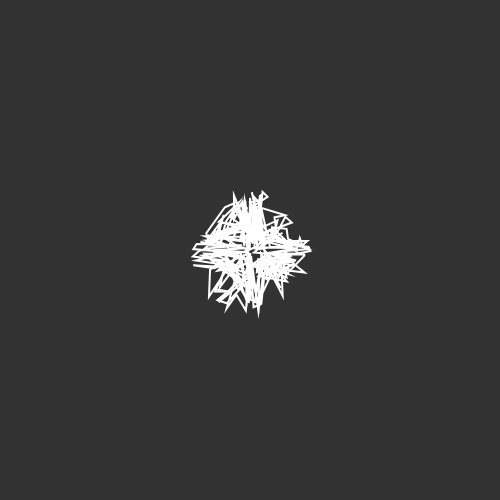
Frame 1 (no input)
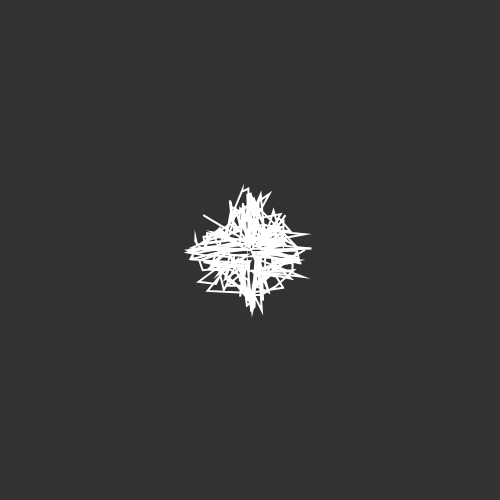
Frame 60 (no input)
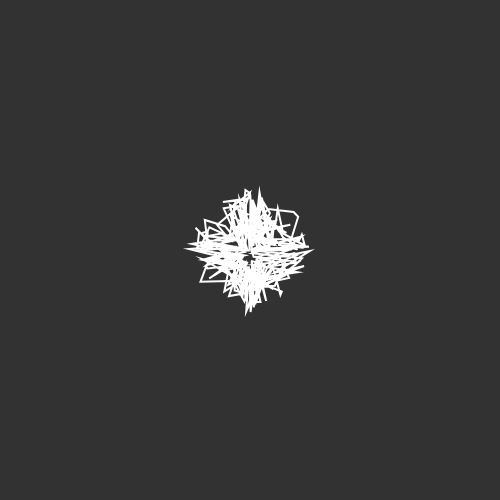
Frame 120 (the mouse pressed at the canvas centre since frame 60)

The p5.js sketch that drew these frames (run headless with seeded random() and noise() and a simulated clock; from frame 60 on, the mouse is pressed at the canvas centre):

// p5.js sketch
// ── sketch.js
var center;
var start;
var atoms = [];

var zoff = 0;


function setup() {
  createCanvas(500, 500);
  background(50);
  center = createVector(width / 2, height / 2);
  start = new Atom(center.x, center.y);

}

function draw() {
  var xchange = start.x;
  var ychange = start.y;
  var goldChange = 0.1;
  var xoff = 0;
  var yoff = 10000000;

  background(50);
  beginShape();
  noFill()
  stroke(255);
  strokeWeight(2)
  for (var i = 0; i <= TWO_PI * 5; i += 0.1) {
    atoms.push(new Atom(TWO_PI * goldChange * cos(i) + width / 2, TWO_PI * goldChange * sin(i) + height / 2));
    vertex(TWO_PI * random(0, 0.1) * 100 * cos(i) + width / 2, TWO_PI * random(0, 0.1) * 100 * sin(i) + height / 2);

    xchange++;
    ychange++;
    goldChange *= 1.04;
  }
  endShape()
  zoff += 0.05;
  xoff += 0.01;
  yoff += 0.05;
  /*
  var xchange = start.x;
  var ychange = start.y;
  var goldChange = 0.1;
  xoff += 0.01;
  yoff += 0.01;
  beginShape();
  noFill()
  stroke(255);
  strokeWeight(2)
  for (var i = 0; i <= TWO_PI * 5; i += 0.1) {
    atoms.push(new Atom(TWO_PI * goldChange * cos(i) + width / 2, TWO_PI * goldChange * sin(i) + height / 2));
    vertex(-(TWO_PI * noise(xoff, yoff) * goldChange * cos(i) + width / 2), -(TWO_PI * noise(xoff, yoff) * goldChange * sin(i) + height / 2));

    xchange++;
    ychange++;
    goldChange *= 1.04;
  }
  endShape()
  for (var i = 0; i < atoms.length; i++) {
    //atoms[i].print();
  }
  */
}

// ── atom.js
function Atom(x, y){
  this.x = x;
  this.y = y;

  this.print = function(){
    stroke(255);
    ellipse(this.x, this.y, 5, 5);
  }
}
